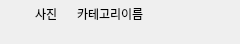
<?xml version="1.0" encoding="UTF-8"?>
<ui version="4.0">
 <class>Form</class>
 <widget class="QWidget" name="Form">
  <property name="geometry">
   <rect>
    <x>0</x>
    <y>0</y>
    <width>240</width>
    <height>44</height>
   </rect>
  </property>
  <property name="windowTitle">
   <string>Form</string>
  </property>
  <layout class="QHBoxLayout" name="horizontalLayout_2">
   <property name="spacing">
    <number>0</number>
   </property>
   <property name="leftMargin">
    <number>35</number>
   </property>
   <property name="topMargin">
    <number>0</number>
   </property>
   <property name="rightMargin">
    <number>35</number>
   </property>
   <property name="bottomMargin">
    <number>16</number>
   </property>
   <item>
    <layout class="QHBoxLayout" name="horizontalLayout">
     <item>
      <widget class="QLabel" name="label_2">
       <property name="minimumSize">
        <size>
         <width>24</width>
         <height>24</height>
        </size>
       </property>
       <property name="maximumSize">
        <size>
         <width>24</width>
         <height>24</height>
        </size>
       </property>
       <property name="text">
        <string>사진</string>
       </property>
      </widget>
     </item>
     <item>
      <spacer name="horizontalSpacer">
       <property name="orientation">
        <enum>Qt::Horizontal</enum>
       </property>
       <property name="sizeType">
        <enum>QSizePolicy::Fixed</enum>
       </property>
       <property name="sizeHint" stdset="0">
        <size>
         <width>18</width>
         <height>20</height>
        </size>
       </property>
      </spacer>
     </item>
     <item>
      <widget class="QLabel" name="label">
       <property name="text">
        <string>카테고리이름</string>
       </property>
      </widget>
     </item>
    </layout>
   </item>
  </layout>
 </widget>
 <resources/>
 <connections/>
</ui>
